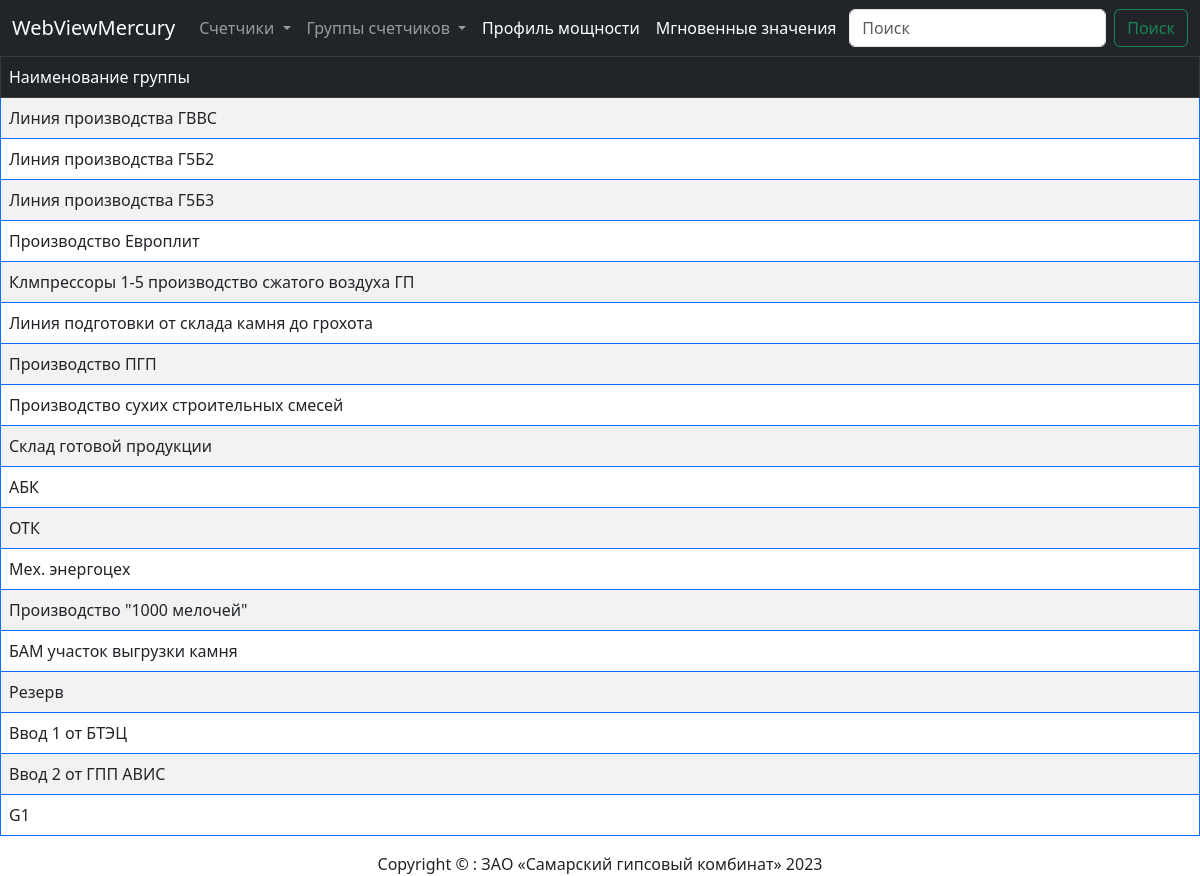
Before: /view_dbg/ with the older database file.
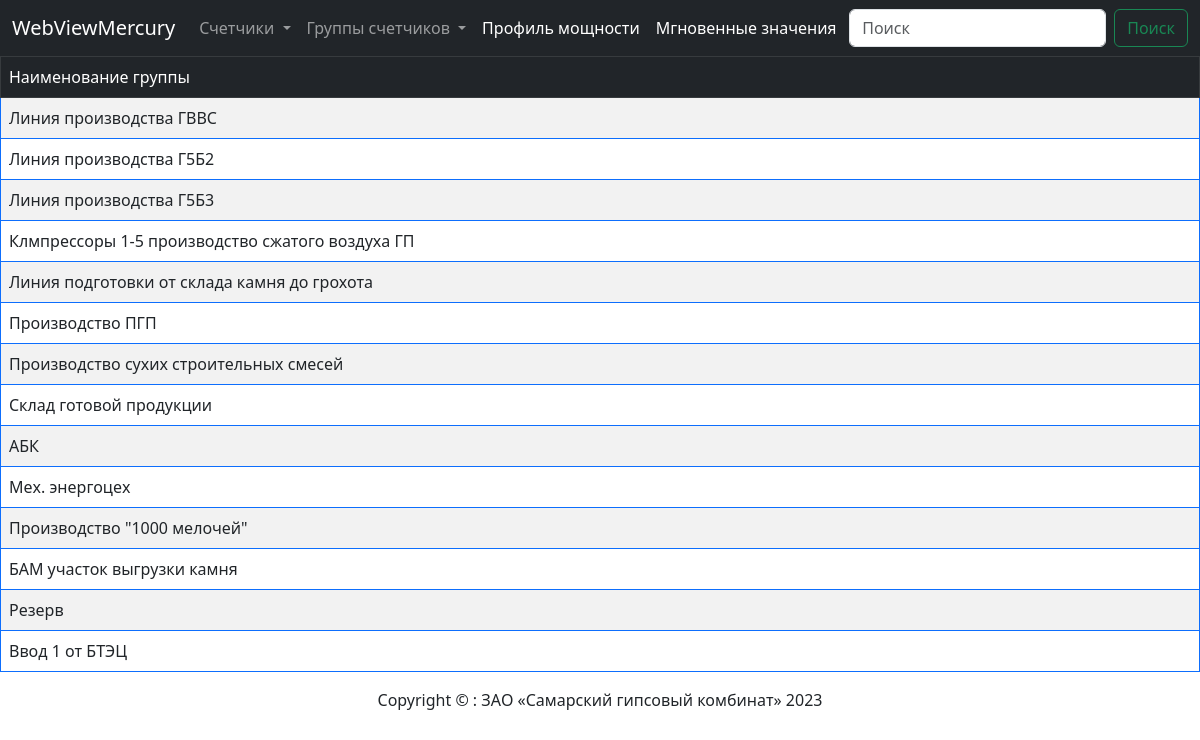
After: the same page with the newer database file.
### WebViewMercury/models.py (models this page shows, shortened)
class DBG(models.Model):
    name_group_full = models.CharField(max_length=50)
    class Meta:
        verbose_name = 'Группа'
        verbose_name_plural = 'Группы'

### WebViewMercury/views.py (the view)
# urls.py: path('view_dbg/', views.view_dbg, name='view_dbg'),
def view_dbg(request):
    dbg = DBG.objects.all
    data = {'dbg': dbg}
    return render(request, "view_dbg.html", context=data)

### template/view_dbg.html (shortened to what this page needs)
{% extends 'base.html' %}
{% block content %}
<div class="card-body">
    <div class="table-responsive">
        <table class="table table-bordered border-primary table-striped table-hover">
            <thead class="table-dark">
                <td>Наименование группы</td>
            </thead>
            {% for item in dbg %}
            <tr>
                <td>{{ item.name_group_full }}</td>
            </tr>
            {% endfor %}
        </table>
    </div>
</div>
</div>
{{ block.super }}
{% endblock %}

Changed rows visible on the page:
removed DBG: name_group_full "Производство Европлит"
removed DBG: name_group_full "ОТК"
removed DBG: name_group_full "Ввод 2 от ГПП АВИС"
removed DBG: name_group_full "G1"
